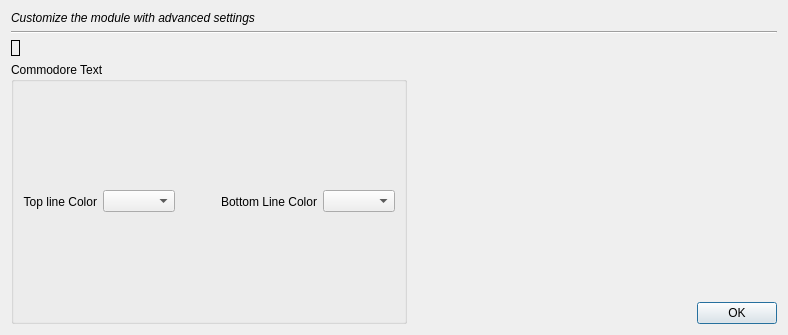
<?xml version="1.0" encoding="UTF-8"?>
<ui version="4.0">
 <class>CommodoreTextSettings</class>
 <widget class="QDialog" name="CommodoreTextSettings">
  <property name="geometry">
   <rect>
    <x>0</x>
    <y>0</y>
    <width>788</width>
    <height>335</height>
   </rect>
  </property>
  <property name="windowTitle">
   <string>Commodore Text Settings</string>
  </property>
  <layout class="QVBoxLayout" name="verticalLayout_2">
   <item>
    <widget class="QLabel" name="label">
     <property name="font">
      <font>
       <italic>true</italic>
      </font>
     </property>
     <property name="text">
      <string>Customize the module with advanced settings</string>
     </property>
    </widget>
   </item>
   <item>
    <widget class="Line" name="line">
     <property name="orientation">
      <enum>Qt::Orientation::Horizontal</enum>
     </property>
    </widget>
   </item>
   <item>
    <widget class="QLabel" name="preview">
     <property name="sizePolicy">
      <sizepolicy hsizetype="Fixed" vsizetype="Fixed">
       <horstretch>0</horstretch>
       <verstretch>0</verstretch>
      </sizepolicy>
     </property>
     <property name="frameShape">
      <enum>QFrame::Shape::Box</enum>
     </property>
     <property name="text">
      <string/>
     </property>
     <property name="pixmap">
      <pixmap resource="pictures.qrc">:/res/pictures/commodoretext.png</pixmap>
     </property>
     <property name="scaledContents">
      <bool>false</bool>
     </property>
     <property name="alignment">
      <set>Qt::AlignmentFlag::AlignCenter</set>
     </property>
     <property name="wordWrap">
      <bool>false</bool>
     </property>
    </widget>
   </item>
   <item>
    <layout class="QHBoxLayout" name="horizontalLayout_2">
     <item>
      <widget class="QGroupBox" name="groupBox_3">
       <property name="sizePolicy">
        <sizepolicy hsizetype="Expanding" vsizetype="Preferred">
         <horstretch>0</horstretch>
         <verstretch>0</verstretch>
        </sizepolicy>
       </property>
       <property name="title">
        <string>Commodore Text</string>
       </property>
       <layout class="QHBoxLayout" name="horizontalLayout">
        <item>
         <widget class="QLabel" name="label_8">
          <property name="text">
           <string>Top line Color</string>
          </property>
          <property name="alignment">
           <set>Qt::AlignmentFlag::AlignRight|Qt::AlignmentFlag::AlignTrailing|Qt::AlignmentFlag::AlignVCenter</set>
          </property>
         </widget>
        </item>
        <item>
         <widget class="ColorComboBox" name="cTopLine"/>
        </item>
        <item>
         <spacer name="horizontalSpacer_2">
          <property name="orientation">
           <enum>Qt::Orientation::Horizontal</enum>
          </property>
          <property name="sizeType">
           <enum>QSizePolicy::Policy::Fixed</enum>
          </property>
          <property name="sizeHint" stdset="0">
           <size>
            <width>40</width>
            <height>20</height>
           </size>
          </property>
         </spacer>
        </item>
        <item>
         <widget class="QLabel" name="label_9">
          <property name="text">
           <string>Bottom Line Color</string>
          </property>
          <property name="alignment">
           <set>Qt::AlignmentFlag::AlignRight|Qt::AlignmentFlag::AlignTrailing|Qt::AlignmentFlag::AlignVCenter</set>
          </property>
         </widget>
        </item>
        <item>
         <widget class="ColorComboBox" name="cBottomLine"/>
        </item>
       </layout>
      </widget>
     </item>
     <item>
      <spacer name="horizontalSpacer">
       <property name="orientation">
        <enum>Qt::Orientation::Horizontal</enum>
       </property>
       <property name="sizeHint" stdset="0">
        <size>
         <width>40</width>
         <height>20</height>
        </size>
       </property>
      </spacer>
     </item>
     <item>
      <layout class="QVBoxLayout" name="verticalLayout">
       <item>
        <spacer name="verticalSpacer">
         <property name="orientation">
          <enum>Qt::Orientation::Vertical</enum>
         </property>
         <property name="sizeHint" stdset="0">
          <size>
           <width>20</width>
           <height>13</height>
          </size>
         </property>
        </spacer>
       </item>
       <item>
        <widget class="QPushButton" name="bOK">
         <property name="text">
          <string>OK</string>
         </property>
        </widget>
       </item>
      </layout>
     </item>
    </layout>
   </item>
  </layout>
 </widget>
 <customwidgets>
  <customwidget>
   <class>ColorComboBox</class>
   <extends>QComboBox</extends>
   <header location="global">colorcombobox.h</header>
  </customwidget>
 </customwidgets>
 <resources>
  <include location="pictures.qrc"/>
 </resources>
 <connections/>
</ui>
